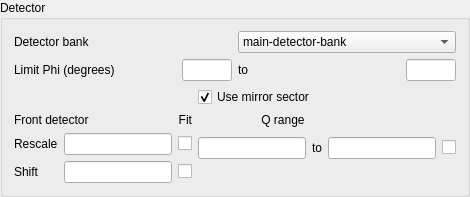
           <widget class="QGroupBox" name="groupBox_15">
            <property name="sizePolicy">
             <sizepolicy hsizetype="Preferred" vsizetype="Expanding">
              <horstretch>0</horstretch>
              <verstretch>0</verstretch>
             </sizepolicy>
            </property>
            <property name="title">
             <string>Detector</string>
            </property>
            <layout class="QGridLayout" name="gridLayout_17">
             <item row="4" column="1" colspan="2">
              <widget class="QCheckBox" name="mirror_phi">
               <property name="text">
                <string>Use mirror sector</string>
               </property>
               <property name="checked">
                <bool>true</bool>
               </property>
              </widget>
             </item>
             <item row="1" column="0" colspan="4">
              <layout class="QHBoxLayout" name="horizontalLayout_10">
               <item>
                <widget class="QLabel" name="label_43">
                 <property name="text">
                  <string>Detector bank</string>
                 </property>
                </widget>
               </item>
               <item>
                <widget class="QComboBox" name="detbank_sel">
                 <property name="sizePolicy">
                  <sizepolicy hsizetype="Preferred" vsizetype="Maximum">
                   <horstretch>0</horstretch>
                   <verstretch>0</verstretch>
                  </sizepolicy>
                 </property>
                 <item>
                  <property name="text">
                   <string>main-detector-bank</string>
                  </property>
                 </item>
                 <item>
                  <property name="text">
                   <string>HAB</string>
                  </property>
                 </item>
                 <item>
                  <property name="text">
                   <string>both</string>
                  </property>
                 </item>
                 <item>
                  <property name="text">
                   <string>merged</string>
                  </property>
                 </item>
                </widget>
               </item>
              </layout>
             </item>
             <item row="3" column="0" colspan="4">
              <layout class="QHBoxLayout" name="horizontalLayout_11">
               <item>
                <widget class="QLabel" name="label_45">
                 <property name="text">
                  <string>Limit Phi (degrees)</string>
                 </property>
                </widget>
               </item>
               <item>
                <widget class="QLineEdit" name="phi_min">
                 <property name="enabled">
                  <bool>true</bool>
                 </property>
                 <property name="sizePolicy">
                  <sizepolicy hsizetype="Expanding" vsizetype="Maximum">
                   <horstretch>0</horstretch>
                   <verstretch>0</verstretch>
                  </sizepolicy>
                 </property>
                 <property name="maximumSize">
                  <size>
                   <width>50</width>
                   <height>16777215</height>
                  </size>
                 </property>
                </widget>
               </item>
               <item>
                <widget class="QLabel" name="label_33">
                 <property name="text">
                  <string>to</string>
                 </property>
                </widget>
               </item>
               <item>
                <widget class="QLineEdit" name="phi_max">
                 <property name="enabled">
                  <bool>true</bool>
                 </property>
                 <property name="sizePolicy">
                  <sizepolicy hsizetype="Expanding" vsizetype="Maximum">
                   <horstretch>0</horstretch>
                   <verstretch>0</verstretch>
                  </sizepolicy>
                 </property>
                 <property name="maximumSize">
                  <size>
                   <width>50</width>
                   <height>16777215</height>
                  </size>
                 </property>
                </widget>
               </item>
              </layout>
             </item>
             <item row="6" column="0">
              <layout class="QHBoxLayout" name="horizontalLayout_12">
               <item>
                <layout class="QGridLayout" name="gridLayout_29">
                 <item row="0" column="0">
                  <widget class="QLabel" name="label_2">
                   <property name="text">
                    <string>Rescale</string>
                   </property>
                  </widget>
                 </item>
                 <item row="0" column="1">
                  <widget class="QLineEdit" name="frontDetRescale"/>
                 </item>
                 <item row="0" column="2">
                  <widget class="QCheckBox" name="frontDetRescaleCB">
                   <property name="enabled">
                    <bool>true</bool>
                   </property>
                   <property name="text">
                    <string/>
                   </property>
                  </widget>
                 </item>
                 <item row="1" column="0">
                  <widget class="QLabel" name="label_4">
                   <property name="text">
                    <string>Shift</string>
                   </property>
                  </widget>
                 </item>
                 <item row="1" column="1">
                  <widget class="QLineEdit" name="frontDetShift"/>
                 </item>
                 <item row="1" column="2">
                  <widget class="QCheckBox" name="frontDetShiftCB">
                   <property name="enabled">
                    <bool>true</bool>
                   </property>
                   <property name="text">
                    <string/>
                   </property>
                  </widget>
                 </item>
                </layout>
               </item>
              </layout>
             </item>
             <item row="5" column="0">
              <layout class="QHBoxLayout" name="horizontalLayout_15">
               <item>
                <widget class="QLabel" name="label_6">
                 <property name="text">
                  <string>Front detector</string>
                 </property>
                </widget>
               </item>
               <item>
                <widget class="QLabel" name="label_10">
                 <property name="text">
                  <string>Fit</string>
                 </property>
                 <property name="alignment">
                  <set>Qt::AlignRight|Qt::AlignTrailing|Qt::AlignVCenter</set>
                 </property>
                </widget>
               </item>
              </layout>
             </item>
             <item row="6" column="1" colspan="3">
              <layout class="QGridLayout" name="gridLayout_30">
               <item row="0" column="2">
                <widget class="QLineEdit" name="frontDetQmax"/>
               </item>
               <item row="1" column="0">
                <spacer name="horizontalSpacer_8">
                 <property name="orientation">
                  <enum>Qt::Horizontal</enum>
                 </property>
                 <property name="sizeHint" stdset="0">
                  <size>
                   <width>40</width>
                   <height>20</height>
                  </size>
                 </property>
                </spacer>
               </item>
               <item row="0" column="0">
                <widget class="QLineEdit" name="frontDetQmin"/>
               </item>
               <item row="0" column="1">
                <widget class="QLabel" name="label_8">
                 <property name="text">
                  <string>to</string>
                 </property>
                </widget>
               </item>
               <item row="0" column="3">
                <widget class="QCheckBox" name="frontDetQrangeOnOff">
                 <property name="enabled">
                  <bool>true</bool>
                 </property>
                 <property name="text">
                  <string/>
                 </property>
                </widget>
               </item>
              </layout>
             </item>
             <item row="5" column="1" colspan="2">
              <widget class="QLabel" name="label_12">
               <property name="text">
                <string>Q range</string>
               </property>
               <property name="alignment">
                <set>Qt::AlignCenter</set>
               </property>
              </widget>
             </item>
            </layout>
           </widget>
